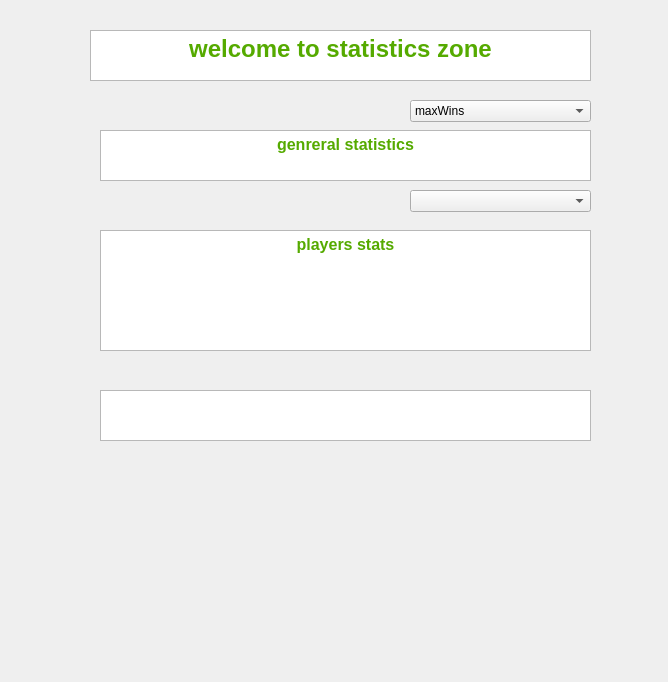
<?xml version="1.0" encoding="UTF-8"?>
<ui version="4.0">
 <class>statsGui</class>
 <widget class="QWidget" name="statsGui">
  <property name="geometry">
   <rect>
    <x>0</x>
    <y>0</y>
    <width>668</width>
    <height>682</height>
   </rect>
  </property>
  <property name="windowTitle">
   <string>Form</string>
  </property>
  <widget class="QTextBrowser" name="textBrowser">
   <property name="geometry">
    <rect>
     <x>90</x>
     <y>30</y>
     <width>501</width>
     <height>51</height>
    </rect>
   </property>
   <property name="html">
    <string>&lt;!DOCTYPE HTML PUBLIC &quot;-//W3C//DTD HTML 4.0//EN&quot; &quot;http://www.w3.org/TR/REC-html40/strict.dtd&quot;&gt;
&lt;html&gt;&lt;head&gt;&lt;meta name=&quot;qrichtext&quot; content=&quot;1&quot; /&gt;&lt;style type=&quot;text/css&quot;&gt;
p, li { white-space: pre-wrap; }
&lt;/style&gt;&lt;/head&gt;&lt;body style=&quot; font-family:'MS Shell Dlg 2'; font-size:8.25pt; font-weight:400; font-style:normal;&quot;&gt;
&lt;p align=&quot;center&quot; style=&quot; margin-top:0px; margin-bottom:0px; margin-left:0px; margin-right:0px; -qt-block-indent:0; text-indent:0px;&quot;&gt;&lt;span style=&quot; font-size:18pt; font-weight:600; color:#55aa00;&quot;&gt;welcome to statistics zone&lt;/span&gt;&lt;/p&gt;&lt;/body&gt;&lt;/html&gt;</string>
   </property>
  </widget>
  <widget class="QTextBrowser" name="all_stats">
   <property name="geometry">
    <rect>
     <x>100</x>
     <y>390</y>
     <width>491</width>
     <height>51</height>
    </rect>
   </property>
   <property name="html">
    <string>&lt;!DOCTYPE HTML PUBLIC &quot;-//W3C//DTD HTML 4.0//EN&quot; &quot;http://www.w3.org/TR/REC-html40/strict.dtd&quot;&gt;
&lt;html&gt;&lt;head&gt;&lt;meta name=&quot;qrichtext&quot; content=&quot;1&quot; /&gt;&lt;style type=&quot;text/css&quot;&gt;
p, li { white-space: pre-wrap; }
&lt;/style&gt;&lt;/head&gt;&lt;body style=&quot; font-family:'MS Shell Dlg 2'; font-size:8.25pt; font-weight:400; font-style:normal;&quot;&gt;
&lt;p align=&quot;center&quot; style=&quot;-qt-paragraph-type:empty; margin-top:0px; margin-bottom:0px; margin-left:0px; margin-right:0px; -qt-block-indent:0; text-indent:0px;&quot;&gt;&lt;br /&gt;&lt;/p&gt;&lt;/body&gt;&lt;/html&gt;</string>
   </property>
  </widget>
  <widget class="QTextBrowser" name="Info">
   <property name="geometry">
    <rect>
     <x>100</x>
     <y>130</y>
     <width>491</width>
     <height>51</height>
    </rect>
   </property>
   <property name="html">
    <string>&lt;!DOCTYPE HTML PUBLIC &quot;-//W3C//DTD HTML 4.0//EN&quot; &quot;http://www.w3.org/TR/REC-html40/strict.dtd&quot;&gt;
&lt;html&gt;&lt;head&gt;&lt;meta name=&quot;qrichtext&quot; content=&quot;1&quot; /&gt;&lt;style type=&quot;text/css&quot;&gt;
p, li { white-space: pre-wrap; }
&lt;/style&gt;&lt;/head&gt;&lt;body style=&quot; font-family:'MS Shell Dlg 2'; font-size:8.25pt; font-weight:400; font-style:normal;&quot;&gt;
&lt;p align=&quot;center&quot; style=&quot; margin-top:0px; margin-bottom:0px; margin-left:0px; margin-right:0px; -qt-block-indent:0; text-indent:0px;&quot;&gt;&lt;span style=&quot; font-size:12pt; font-weight:600; color:#55aa00;&quot;&gt;genreral statistics&lt;/span&gt;&lt;/p&gt;&lt;/body&gt;&lt;/html&gt;</string>
   </property>
  </widget>
  <widget class="QComboBox" name="chosenStats">
   <property name="geometry">
    <rect>
     <x>410</x>
     <y>100</y>
     <width>181</width>
     <height>22</height>
    </rect>
   </property>
   <property name="currentText">
    <string>maxWins</string>
   </property>
   <item>
    <property name="text">
     <string>maxWins</string>
    </property>
   </item>
   <item>
    <property name="text">
     <string>maxLooses</string>
    </property>
   </item>
   <item>
    <property name="text">
     <string>maxGamePlayed</string>
    </property>
   </item>
   <item>
    <property name="text">
     <string>maxTimePlayed</string>
    </property>
   </item>
  </widget>
  <widget class="QComboBox" name="chosenStats_2">
   <property name="geometry">
    <rect>
     <x>410</x>
     <y>190</y>
     <width>181</width>
     <height>22</height>
    </rect>
   </property>
   <property name="currentText">
    <string/>
   </property>
  </widget>
  <widget class="QTextBrowser" name="Info_2">
   <property name="geometry">
    <rect>
     <x>100</x>
     <y>230</y>
     <width>491</width>
     <height>121</height>
    </rect>
   </property>
   <property name="html">
    <string>&lt;!DOCTYPE HTML PUBLIC &quot;-//W3C//DTD HTML 4.0//EN&quot; &quot;http://www.w3.org/TR/REC-html40/strict.dtd&quot;&gt;
&lt;html&gt;&lt;head&gt;&lt;meta name=&quot;qrichtext&quot; content=&quot;1&quot; /&gt;&lt;style type=&quot;text/css&quot;&gt;
p, li { white-space: pre-wrap; }
&lt;/style&gt;&lt;/head&gt;&lt;body style=&quot; font-family:'MS Shell Dlg 2'; font-size:8.25pt; font-weight:400; font-style:normal;&quot;&gt;
&lt;p align=&quot;center&quot; style=&quot; margin-top:0px; margin-bottom:0px; margin-left:0px; margin-right:0px; -qt-block-indent:0; text-indent:0px;&quot;&gt;&lt;span style=&quot; font-size:12pt; font-weight:600; color:#55aa00;&quot;&gt;players stats&lt;/span&gt;&lt;/p&gt;&lt;/body&gt;&lt;/html&gt;</string>
   </property>
  </widget>
 </widget>
 <resources/>
 <connections>
  <connection>
   <sender>chosenStats</sender>
   <signal>activated(int)</signal>
   <receiver>statsGui</receiver>
   <slot>spin(int)</slot>
   <hints>
    <hint type="sourcelabel">
     <x>476</x>
     <y>106</y>
    </hint>
    <hint type="destinationlabel">
     <x>361</x>
     <y>91</y>
    </hint>
   </hints>
  </connection>
  <connection>
   <sender>chosenStats_2</sender>
   <signal>activated(int)</signal>
   <receiver>statsGui</receiver>
   <slot>player_stats(int)</slot>
   <hints>
    <hint type="sourcelabel">
     <x>452</x>
     <y>191</y>
    </hint>
    <hint type="destinationlabel">
     <x>334</x>
     <y>194</y>
    </hint>
   </hints>
  </connection>
 </connections>
 <slots>
  <slot>spin(int)</slot>
  <slot>player_stats(int)</slot>
 </slots>
</ui>
